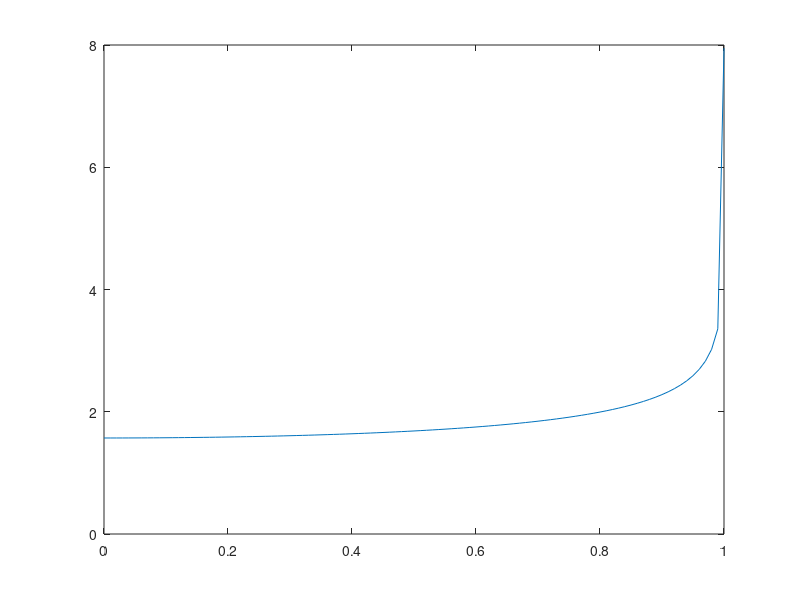
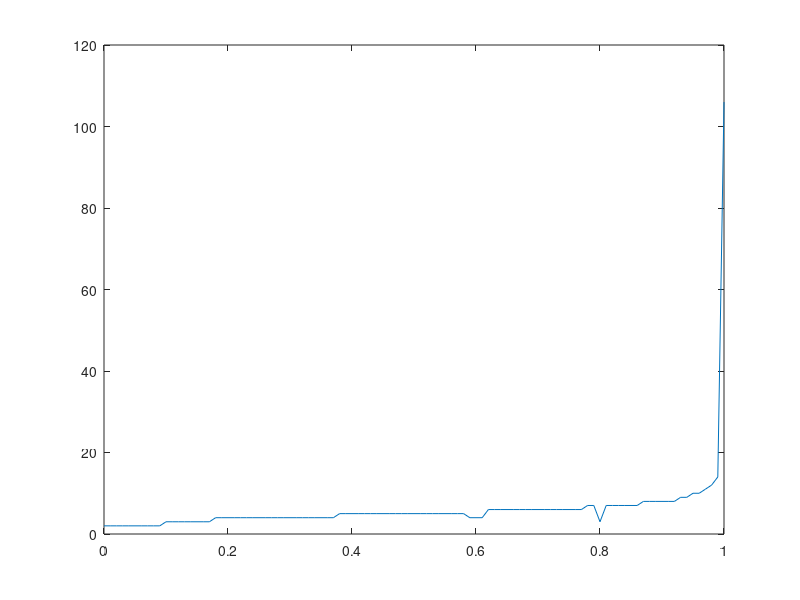
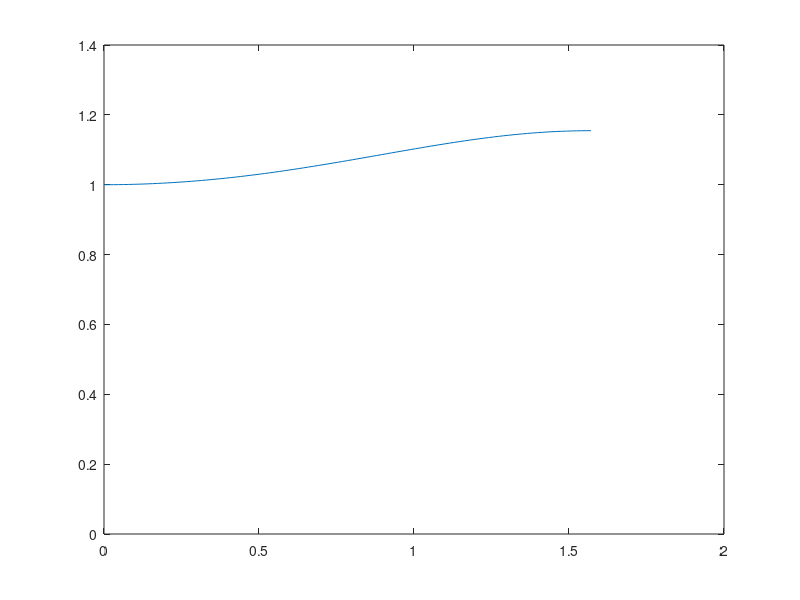
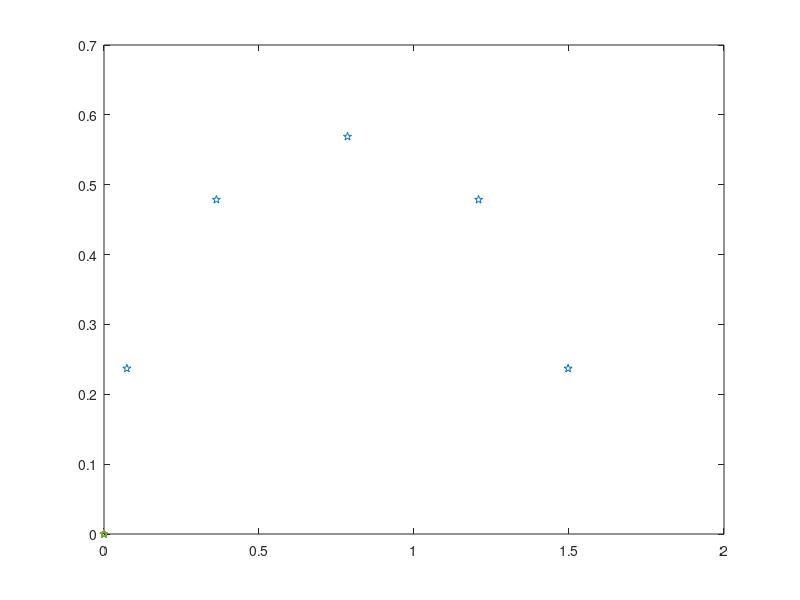

Recreate these plots in MATLAB, in order.
% this is the matlab code for plotting the result of lab5

display('Question1 :');

data = fopen('q12result.txt','r');                     %read data from q12result.txt file
A = fscanf(data ,'%f');
fclose(data);

X = zeros(101);
Y = zeros(101);
n = zeros(101); 
X2 = zeros(5);
Y2 = zeros(5);
X3 = zeros(11);
Y3 = zeros(11);
for i= 1:101                                           %separate data into array X, n and Y
    X(i)=A((i-1)*3+1);
    Y(i)=A((i-1)*3+2);
    n(i)=A((i-1)*3+3);
end

figure;
plot(X,Y);                                             %plot the k(x)

display('Question2 :');
figure;
plot(X, n);                                             %plot the value of n for each x

display('Question3 :');

data = fopen('q3_1.txt','r');                         %read data from q3-1.txt file
B1 = fscanf(data ,'%f');
fclose(data);

for i= 1:101                                           %separate data into array X and Y
    X(i)=B1((i-1)*2+1);
    Y(i)=B1((i-1)*2+2);
end

figure;
plot(X,Y);                                             %plot the intergrand

data = fopen('q3_2.txt','r');                        %read data from q3-2.txt file
B2 = fscanf(data ,'%f');
fclose(data);

for i= 1:5                                           %separate data into array X and Y
    X2(i)=B2((i-1)*2+1);
    Y2(i)=B2((i-1)*2+2);
end

figure;
plot(X2,Y2, 'p');                                       %plot the absissa and weight



data = fopen('q3_3.txt','r');                         %read data from q3-3.txt file
B3 = fscanf(data ,'%f');
fclose(data);

for i= 1:11                                           %separate data into array X and Y
    X3(i)=B3((i-1)*2+1);
    Y3(i)=B3((i-1)*2+2);
end

figure;
plot(X3 ,Y3, 'p');                                         %plot the absissa and weight




